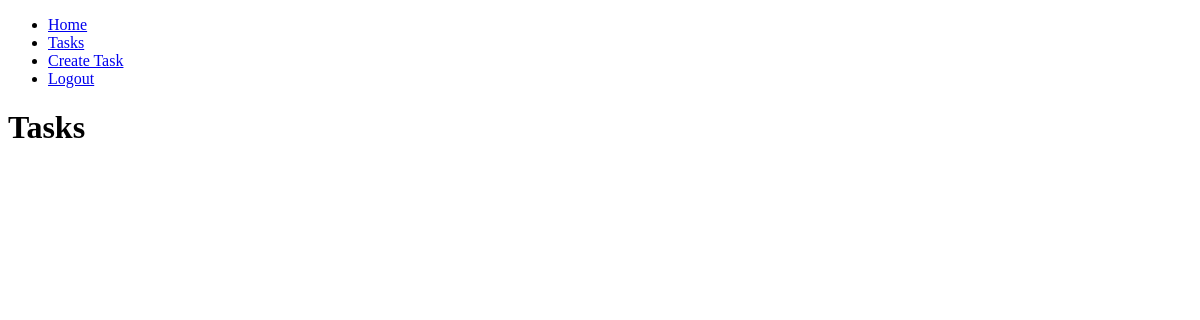
Page /tasks/ (signed in) on the earlier database version.
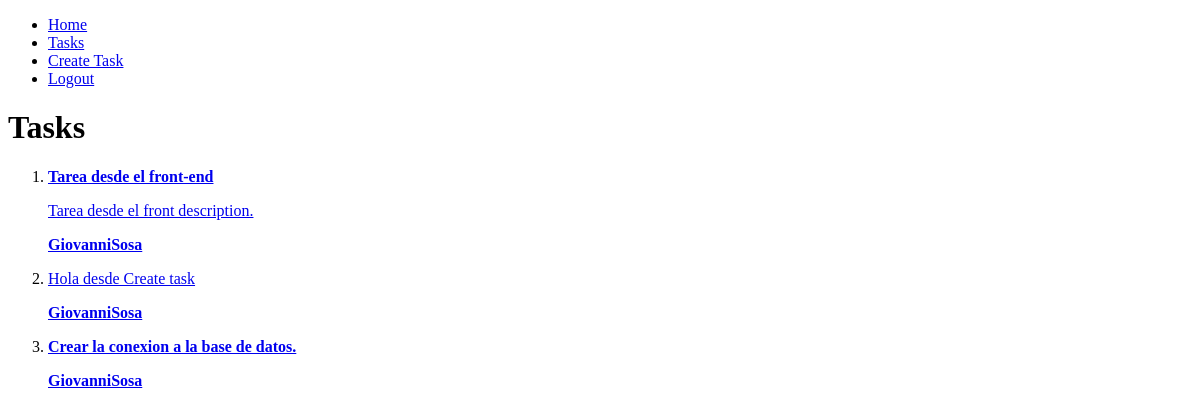
Same page on the later database version.
### tasks/models.py (models this page shows, shortened)
class Task(models.Model):
    title = models.CharField(max_length=200)
    description = models.TextField(blank=True)
    created = models.DateTimeField(auto_now_add=True)
    datecompleted = models.DateTimeField(null=True, blank=True) #blanck=True indica que es opcional solo el admin y no en la base de datos
    important = models.BooleanField(default=False)
    user = models.ForeignKey(User, on_delete=models.CASCADE) #elimina datos en cascada

### tasks/views.py (the view)
# urls.py: path('tasks/', views.tasks, name='tasks'),
def tasks(request):
    tasks = Task.objects.filter(user=request.user, datecompleted__isnull=True)
    return render(request, 'tasks.html',{'tasks':tasks})

### tasks/templates/tasks.html (shortened to what this page needs)
{% extends "base.html" %}
{% block content %}
<h1>Tasks</h1>
<ol>
    {% for task in tasks %}
     <li>
        <a href='{% url "task_detail" task.id%}'>
            {% if task.important %}
            <strong>{{task.title}}</strong>
            {% else %}
                {{task.title}}
            {% endif %}
            <p>{{task.description}}</p>
            <p><strong>{{task.user.username}}</strong></p>
        </a>
     </li>
    {% endfor %}
</ol>
{% endblock  %}

### tasks/templates/base.html (shortened to what this page needs)
<!DOCTYPE html>
<html lang="en">
<head>
</head>
<body>
    <nav>
        <ul>
            <li>
                <a href='/'>Home</a>
            </li>
            {% if user.is_authenticated %}
            <li>
                <a href='/tasks'>Tasks</a>
            </li>
            <li>
                <a href='/tasks/create/'>Create Task</a>
            </li>
                <li>
                    <a href='/logout'>Logout</a>
                </li>
            {% endif %}
        </ul>
    </nav>
    {%  block content  %}
    {% endblock  %}
</body>
</html>

Differences in the rows shown:
added Task: title "Tarea desde el front-end", description "Tarea desde el front description.", user.username "GiovanniSosa"
added Task: title "Hola desde Create task", user.username "GiovanniSosa"
added Task: title "Crear la conexion a la base de datos.", user.username "GiovanniSosa"
